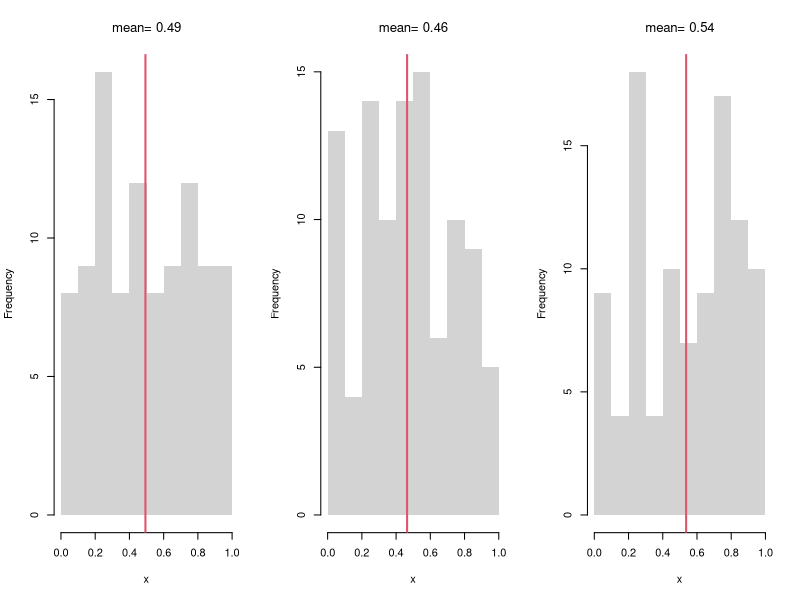
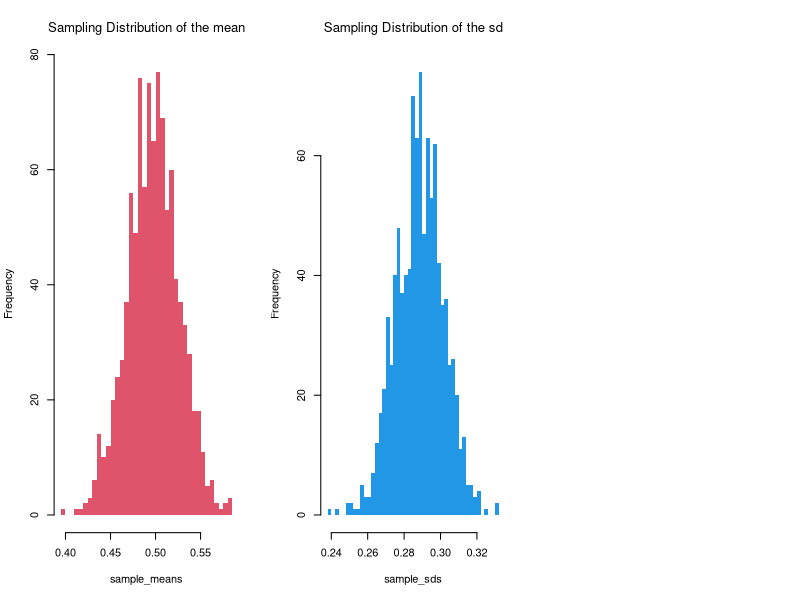
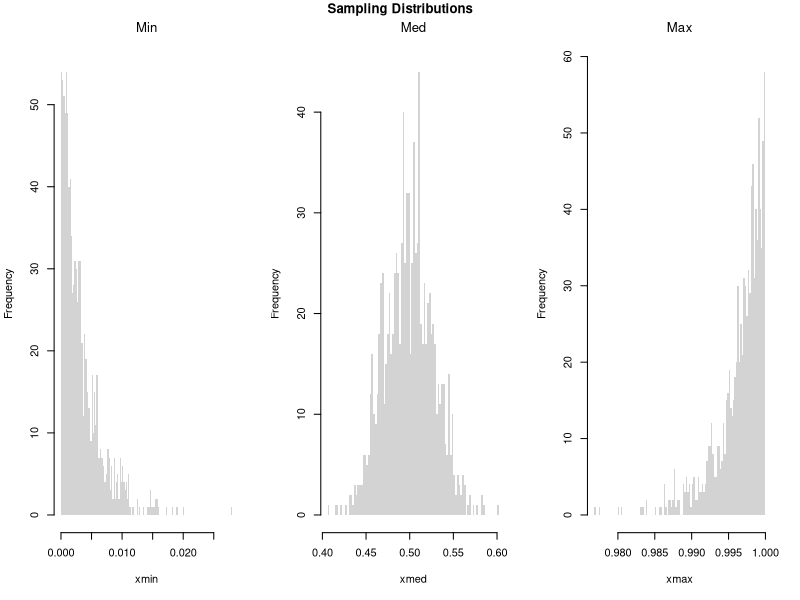
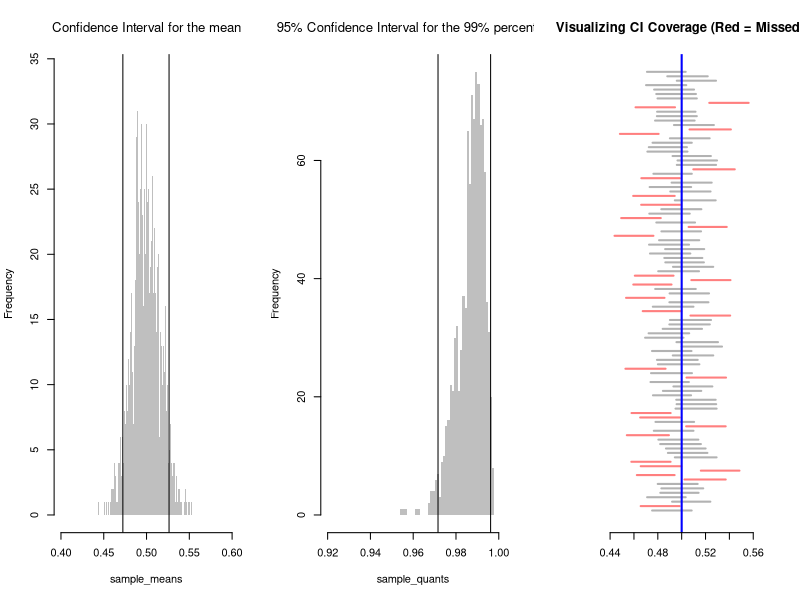
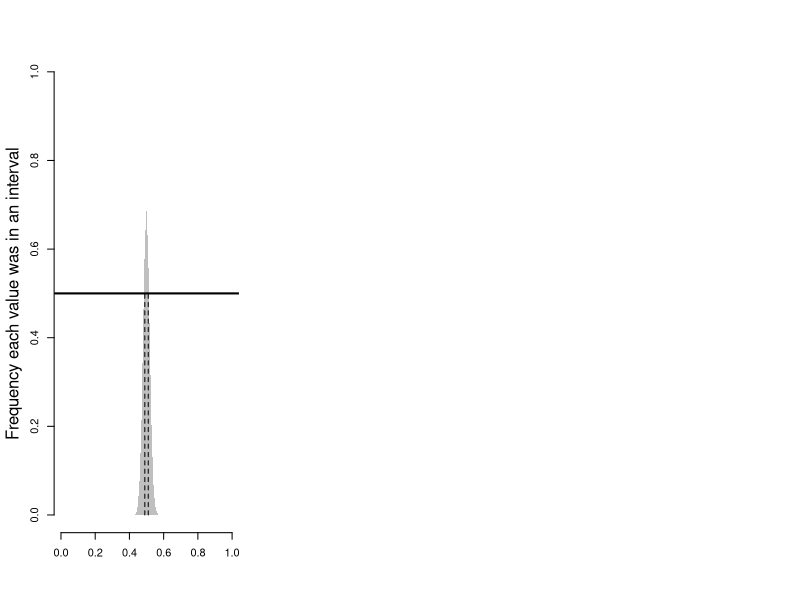
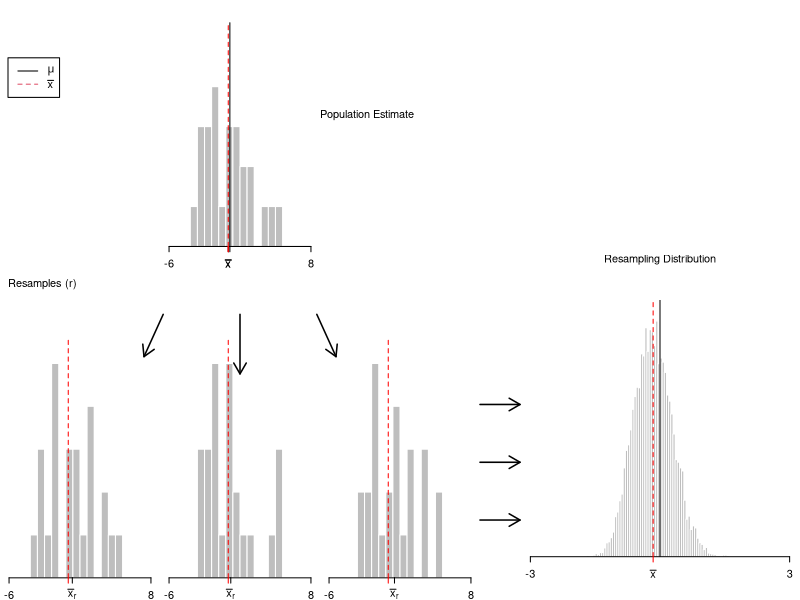
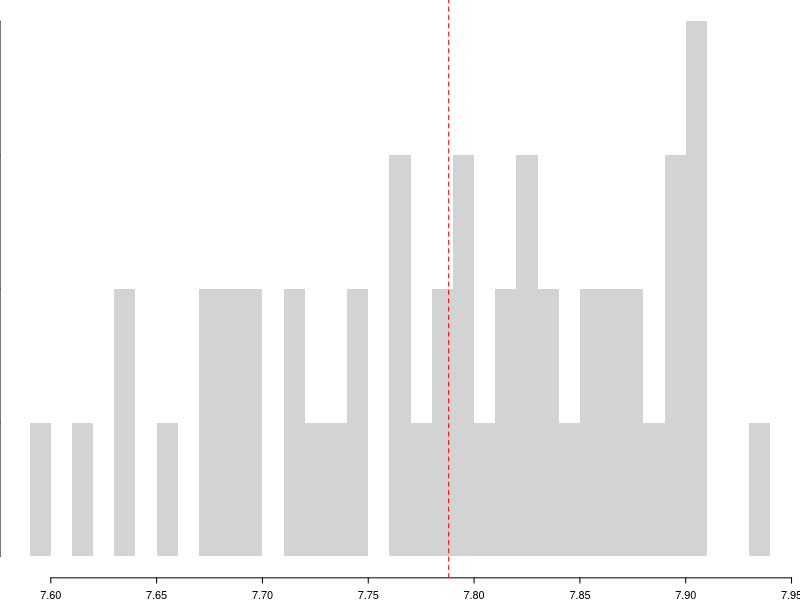
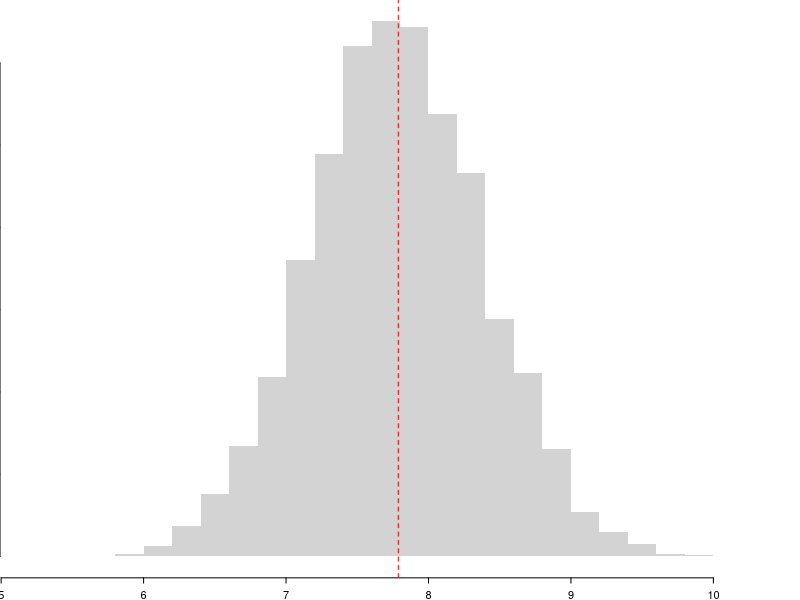

The R script that drew these images, in order:
## ---- chunk 1
# Three Sample Example
par(mfrow=c(1,3))
for(i in 1:3){
    x <- runif(100) 
    m <-  mean(x)
    hist(x,
        breaks=seq(0,1,by=.1), #for comparability
        main=NA, border=NA)
    abline(v=m, col=2, lwd=2)
    title(paste0('mean= ', round(m,2)),  font.main=1)
}
## ---- chunk 2
sample_means <- sapply(1:1000, function(i){
    m <- mean(runif(100))
    return(m)
})
hist(sample_means, breaks=50, border=NA,
    col=2, font.main=1,
    main='Sampling Distribution of the mean')
## ---- chunk 3
three_sds <- c(  sd(runif(100)),  sd(runif(100)),  sd(runif(100))  )
three_sds

sample_sds <- sapply(1:1000, function(i){
    s <- sd(runif(100))
    return(s)
})
hist(sample_sds, breaks=50, border=NA,
    col=4, font.main=1,
    main='Sampling Distribution of the sd')
## ---- chunk 4
# Create 300 samples, each with 1000 random uniform variables
x <- sapply(1:300, function(i) runif(1000) )
# Each row is a new sample
length(x[1,])

# Median looks normal, Maximum and Minumum do not!
xmin <- apply(x,1,quantile, probs=0)
xmed <- apply(x,1,quantile, probs=.5)
xmax <- apply(x,1,quantile, probs=1)
par(mfrow=c(1,3))
hist(xmin, breaks=100, border=NA, main='Min', font.main=1)
hist(xmed, breaks=100, border=NA, main='Med', font.main=1)
hist(xmax, breaks=100, border=NA, main='Max', font.main=1)
title('Sampling Distributions', outer=T, line=-1)
## ---- chunk 5
# To explore, try any function!
fun_of_rv <- function(f, n=100){
  x <- runif(n)
  y <- f(x)
  return(y)
}

fun_of_rv( f=mean )

fun_of_rv( f=function(i){ diff(range(exp(i))) } )
## ---- chunk 6
sample_means <- apply(x,1,mean)
# standard error
sd(sample_means)
## ---- chunk 7
# Middle 90%
mq <- quantile(sample_means, probs=c(.05,.95))
paste0('we are 90% confident that the mean is between ', 
    round(mq[1],2), ' and ', round(mq[2],2) )

bks <- seq(.4,.6,by=.001)
hist(sample_means, breaks=bks, border=NA,
    col=rgb(0,0,0,.25), font.main=1,
    main='Confidence Interval for the mean')
abline(v=mq)
## ---- chunk 8
## Upper Percentile
sample_quants <- apply(x,1,quantile, probs=.99)

# Middle 95% of estimates
mq <- quantile(sample_quants, probs=c(.025,.975))
paste0('we are 95% confident that the upper percentile is between ', 
    round(mq[1],2), ' and ', round(mq[2],2) )

bks <- seq(.92,1,by=.001)
hist(sample_quants, breaks=bks, border=NA,
    col=rgb(0,0,0,.25), font.main=1,
    main='95% Confidence Interval for the 99% percentile')
abline(v=mq)
## ---- chunk 9
# Theoretically: [-1 sd, +1 sd] has 2/3 coverage

# Confidence Interval for each sample
xq <- apply(x,1, function(r){ #theoretical se's 
    mean(r) + c(-1,1)*sd(r)/sqrt(length(r))
})
# First 4 interval estimates
xq[,1:4]

# Explicit calculation
mu_true <- 0.5
# Logical vector: whether the true mean is in each CI
covered <- mu_true >= xq[1, ] & mu_true <= xq[2, ]
# Empirical coverage rate
coverage_rate <- mean(covered)
cat(sprintf("Estimated coverage probability: %.2f%%\n", 100 * coverage_rate))
## ---- chunk 10
# Visualize first N confidence intervals
N <- 100
plot.new()
plot.window(xlim = range(xq), ylim = c(0, N))
for (i in 1:N) {
  col_i <- if (covered[i]) rgb(0, 0, 0, 0.3) else rgb(1, 0, 0, 0.5)
  segments(xq[1, i], i, xq[2, i], i, col = col_i, lwd = 2)
}
abline(v = mu_true, col = "blue", lwd = 2)
axis(1)
title("Visualizing CI Coverage (Red = Missed)")
## ---- chunk 11
# Frequency each point was in an interval
bks <- seq(0,1,by=.01)
xcovr <- sapply(bks, function(b){
    bl <- b >= xq[1,]
    bu <- b <= xq[2,]
    mean( bl & bu )
})
# 50\% Coverage
c_ul <- range(bks[xcovr>=.5])
c_ul # 50% confidence interval

plot.new()
plot.window(xlim=c(0,1), ylim=c(0,1))
polygon( c(bks, rev(bks)), c(xcovr, xcovr*0), col=grey(.5,.5), border=NA)
mtext('Frequency each value was in an interval',2, line=2.5)
axis(1)
axis(2)
abline(h=.5, lwd=2)
segments(c_ul,0,c_ul,.5, lty=2)
## ---- chunk 12
sample_dat <- USArrests$Murder
mean(sample_dat)
## ---- chunk 13
# Generate Nonormal Data 
# Modified from Hesterberg (2015)

# Population is 50% N(-2, 1) and 50% N(2, 4)
populationMean <- c(-2, 2)
populationVar <- c(1, 4)

# Generate samples from population
rPopulation <- function(n){
  # Which distribution is each observation coming from
  di <- sample(1:2, size=n, replace=TRUE, prob=c(.5,.5))
  rnorm(n, mean=populationMean[di], sd=sqrt(populationVar)[di])
}

# Compute Sample Mean
n <- 25
set.seed(2)
sample_dat <- rPopulation(n)
sample_mean <- mean(sample_dat)
## ---- chunk 14
# Plot Bootstrap Mean
# Modified from Hesterberg (2015)

#### Some parameters for figure layout.
divideX <- c(.6, .65)
divideY <- c(0, .32, .33, .65, .70, 1)
useFraction <- .9
Fraction2 <- 0:1 + c(1, -1) * (1-useFraction)/2
rescaleY <- function(x) (x-.33)/.67
divideY3 <- (c(NA, NA, .33, .65, .70, 1) - .33)/.67

PlotSample <- function(data,
    lineMu=TRUE,
    star=FALSE,
    lineM=NULL,
    col="gray"){
  # lineMu: logical, add a vertical line at mu
  # star:  logical, label with xbar* instead of xbar
  # lineM: NULL or numeric; add a vertical line there

  hist(data, breaks=seq(-6, 8, length=21), col=col,
       probability=TRUE, axes=FALSE, new=FALSE, border=0,
       xlab="", xlim=c(-6, 8), ylim=c(0, .351),
       xaxs="i", yaxs="i", main="")
  axis(side=1, at=c(-6, 8))
  axis(side=1, at=mean(data),
       if(star) expression(bar(x)[r]) else expression(bar(x)))
  if(lineMu) {
    segments(mean(populationMean), y0=0, y1=.32)
    axis(side=1, at=mean(populationMean), "")
  }
  if(length(lineM)) {
    segments(lineM, y0=0, y1=.32, col="red", lty=2)
    axis(side=1, at=lineM, "", col="red")
  }
  invisible(NULL)
}

### Plot sample (as substitute for population)
par(fig=c(divideX[1] * (1/3 + 1/3 * Fraction2), divideY3[5:6]),
    mar=.1 + c(2, 0, 0, 0), mex=.8)
PlotSample(sample_dat, lineM=sample_mean)
axis(1, sample_mean, expression(bar(x)), col="red")

### Bootstrap samples
set.seed(2)  ## Cherry Pick Some Good Ones
B <- lapply(1:20, function(i) sample(sample_dat, replace=T))
temp <- lapply(B, hist, breaks=seq(-6, 8, length=21), plot=F)
Bii <- which(sapply(temp, function(x) max(x$counts)) <= 5)
## Plot the Cherries
par(fig=c(divideX[1] * (0/3 + 1/3*Fraction2), divideY3[3:4]), new=T)
PlotSample(B[[Bii[1]]], sample_mean, lineMu=F, star=T)
par(fig=c(divideX[1] * (1/3 + 1/3*Fraction2), divideY3[3:4]), new=T)
PlotSample(B[[Bii[3]]], sample_mean, lineMu=F, star=T)
par(fig=c(divideX[1] * (2/3 + 1/3*Fraction2), divideY3[3:4]), new=T)
PlotSample(B[[Bii[2]]], sample_mean, lineMu=F, star=T)

### Bootstrap Distribution
par(fig=c(divideX[2], 1, 0, .5), new=T)
par(mar=c(4.1, 0, 0, 0))
set.seed(2)
Bmeans <- sapply(1:10^4, function(i) {
    dat_b <- sample(sample_dat, replace=T) # c.f. jackknife
    mean(dat_b)
})
hist(Bmeans, xlim=c(-3, 3), ylim=c(0, 1), breaks=61, border=0,
     axes=F, col="gray", probability=T, main="", yaxs="i",
     xlab="", ylab="")
abline(v=sample_mean, col="red", lty=2)
abline(v=mean(populationMean))
axis(1, c(-3, 3))
axis(1, at=sample_mean, expression(bar(x)), col="red")
#axis(3, at=mean(populationMean), expression(mu))

### Arrows
par(mar=c(2.1, 0, 0, 0))
par(fig=c(0, 1, 0, 1), usr=c(0, 1, 0, 1))
arrows(lwd=1.5, length=.125,
       x0=divideX[1] * (.29 + .42 * ppoints(5)[c(1,3,5)]),
       x1=divideX[1] * seq(.3, .7, length=3),
       y0=rescaleY(divideY[4:5] %*% c(.2, .77)) - .05,
       y1=rescaleY(divideY[4] - c(.6, 1, .6)*(divideY[5]-divideY[4])) - .05)
arrows(divideX[1], c(.1, .2, .3), length=.125, divideX[2], lwd=1.5)

### Text
text(.4, .8, adj=0, 'Population Estimate')
text((divideX[2]+1)/2, .55, adj=.5, 'Resampling Distribution')
text(0.01, divideY3[4]+.03, adj=0, "Resamples (r)")
legend(.01, .9, lty=1:2, col=1:2, legend=expression(mu, bar(x)))
## ---- chunk 15
sample_dat <- USArrests$Murder
sample_mean <- mean(sample_dat)

# Jackknife Estimates
n <- length(sample_dat)
Jmeans <- sapply(1:n, function(i){
    dati <- sample_dat[-i]
    mean(dati)
})
hist(Jmeans, breaks=25, border=NA,
    main='', xlab=expression(bar(X)[-i]))
abline(v=sample_mean, col='red', lty=2)
## ---- chunk 16
# Bootstrap estimates
set.seed(2)
Bmeans <- sapply(1:10^4, function(i) {
    dat_b <- sample(sample_dat, replace=T) # c.f. jackknife
    mean(dat_b)
})

hist(Bmeans, breaks=25, border=NA,
    main='', xlab=expression(bar(X)[b]))
abline(v=sample_mean, col='red', lty=2)
## ---- chunk 17
# Boot CI
boot_ci <- quantile(Bmeans, probs=c(.025, .975))
boot_ci

# Jack CI
jack_ci <- quantile(Jmeans, probs=c(.025, .975))
jack_ci

# more conservative estimate
ci_est <- boot_ci
## ---- chunk 18
boot_se <- sd(Bmeans)

sample_sd <- sd(sample_dat)

c(boot_se, sample_sd/sqrt(n))
## ---- chunk 19
Nseq <- seq(1,100, by=1) # Sample sizes
B <- 1000 # Number of draws per sample

SE <- sapply(Nseq, function(n){
    sample_statistics <- sapply(1:B, function(b){
        x <- rnorm(n) # Sample of size N
        quantile(x,probs=.4) # Statistic
    })
    sd(sample_statistics)
})

par(mfrow=c(1,2))
plot(Nseq, SE, pch=16, col=grey(0,.5),
    main='Absolute Gain', font.main=1,
    ylab='standard error', xlab='sample size')
plot(Nseq[-1], abs(diff(SE)), pch=16, col=grey(0,.5),
    main='Marginal Gain', font.main=1,
    ylab='decrease in standard error', xlab='sample size')
